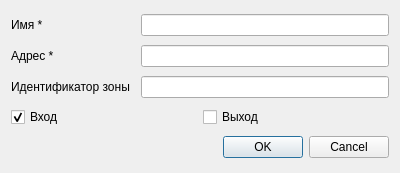
<?xml version="1.0" encoding="UTF-8"?>
<ui version="4.0">
 <class>AddNewRele</class>
 <widget class="QDialog" name="AddNewRele">
  <property name="geometry">
   <rect>
    <x>0</x>
    <y>0</y>
    <width>400</width>
    <height>173</height>
   </rect>
  </property>
  <property name="windowTitle">
   <string>Новое реле</string>
  </property>
  <layout class="QVBoxLayout" name="verticalLayout">
   <item>
    <layout class="QHBoxLayout" name="horizontalLayout" stretch="1,2">
     <item>
      <widget class="QLabel" name="label">
       <property name="text">
        <string>Имя *</string>
       </property>
      </widget>
     </item>
     <item>
      <widget class="QLineEdit" name="lineEdit_5"/>
     </item>
    </layout>
   </item>
   <item>
    <layout class="QHBoxLayout" name="horizontalLayout_2" stretch="1,2">
     <item>
      <widget class="QLabel" name="label_2">
       <property name="text">
        <string>Адрес *</string>
       </property>
      </widget>
     </item>
     <item>
      <widget class="QLineEdit" name="lineEdit_4"/>
     </item>
    </layout>
   </item>
   <item>
    <layout class="QHBoxLayout" name="horizontalLayout_6" stretch="1,2">
     <item>
      <widget class="QLabel" name="label_6">
       <property name="text">
        <string>Идентификатор зоны</string>
       </property>
      </widget>
     </item>
     <item>
      <widget class="QLineEdit" name="lineEdit_6"/>
     </item>
    </layout>
   </item>
   <item>
    <layout class="QHBoxLayout" name="horizontalLayout_7">
     <item>
      <widget class="QCheckBox" name="checkBox">
       <property name="text">
        <string>Вход</string>
       </property>
       <property name="checked">
        <bool>true</bool>
       </property>
      </widget>
     </item>
     <item>
      <widget class="QCheckBox" name="checkBox_2">
       <property name="text">
        <string>Выход</string>
       </property>
      </widget>
     </item>
    </layout>
   </item>
   <item>
    <widget class="QDialogButtonBox" name="buttonBox">
     <property name="orientation">
      <enum>Qt::Horizontal</enum>
     </property>
     <property name="standardButtons">
      <set>QDialogButtonBox::Cancel|QDialogButtonBox::Ok</set>
     </property>
    </widget>
   </item>
  </layout>
 </widget>
 <resources/>
 <connections>
  <connection>
   <sender>buttonBox</sender>
   <signal>rejected()</signal>
   <receiver>AddNewRele</receiver>
   <slot>reject()</slot>
   <hints>
    <hint type="sourcelabel">
     <x>295</x>
     <y>262</y>
    </hint>
    <hint type="destinationlabel">
     <x>286</x>
     <y>271</y>
    </hint>
   </hints>
  </connection>
 </connections>
</ui>
